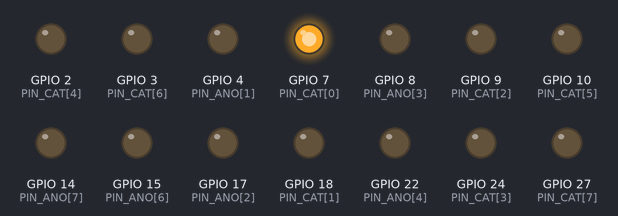
Simulated run of this program. Board: Raspberry Pi (BCM pin numbers). Shown: output pins drawn as LEDs (lit = HIGH).

Above: at 0.1 s.
At 0.9 s:
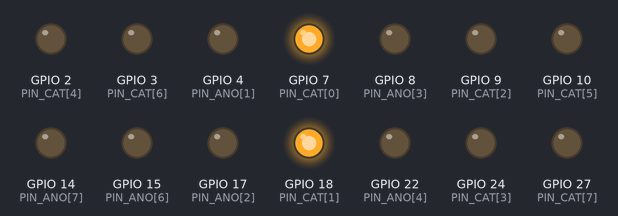
At 1.7 s:
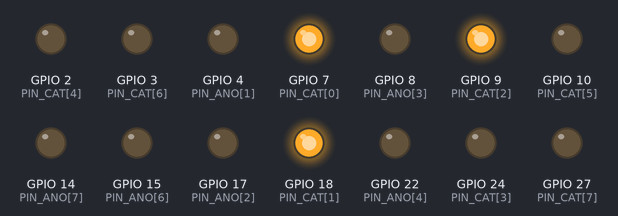
At 2.5 s:
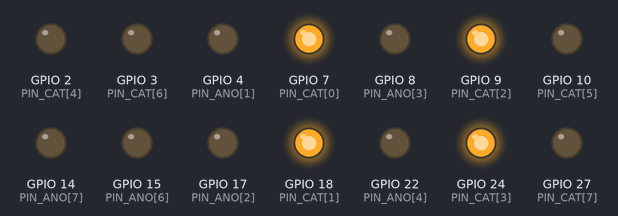
At 4.1 s:
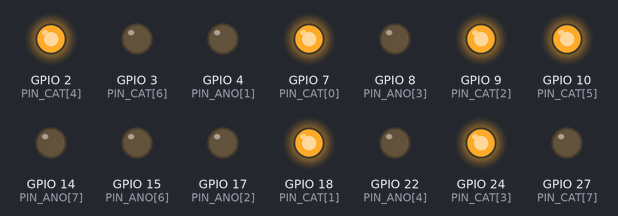
At 5.7 s:
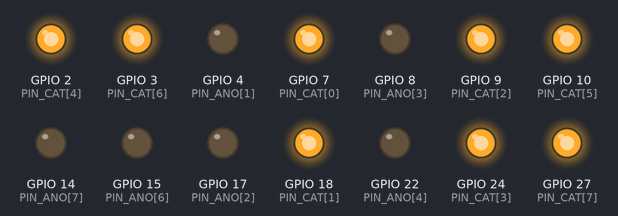
Timing chart, 0 to 7.2 s (numbered marks = the images above):
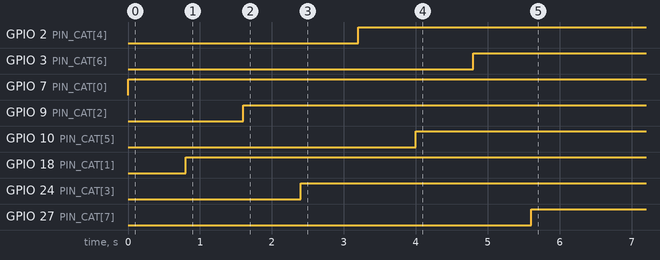

Measured:
- by itself, GPIO 2 (PIN_CAT[4]): LOW → HIGH at 3.2 s
- by itself, GPIO 3 (PIN_CAT[6]): LOW → HIGH at 4.8 s
- by itself, GPIO 7 (PIN_CAT[0]): LOW → HIGH at 0.00 s
- by itself, GPIO 9 (PIN_CAT[2]): LOW → HIGH at 1.6 s
- by itself, GPIO 10 (PIN_CAT[5]): LOW → HIGH at 4.0 s
- by itself, GPIO 18 (PIN_CAT[1]): LOW → HIGH at 0.80 s
- by itself, GPIO 24 (PIN_CAT[3]): LOW → HIGH at 2.4 s
- by itself, GPIO 27 (PIN_CAT[7]): LOW → HIGH at 5.6 s

The program:

facectrl.py
```python
import RPi.GPIO as GPIO
import time

GPIO.setmode(GPIO.BCM)
PIN_ANO = [23, 4, 17, 8, 22, 25, 15, 14]
PIN_CAT = [7, 18, 9, 24, 2, 10, 3, 27]

for ano in range(8):
    GPIO.setup(PIN_ANO[ano], GPIO.OUT)
for cat in range(8):
    GPIO.setup(PIN_CAT[cat], GPIO.OUT)
try:
    while True:
        for cat in range(8):
            GPIO.output(PIN_CAT[cat], 1)
            for ano in range(8):
                #GPIO.output(PIN_ANO[ano], 1)
                time.sleep(0.1)
                GPIO.output(PIN_ANO[ano], 0)
            #GPIO.output(PIN_CAT[cat], 1)
except:
    GPIO.cleanup()
```
